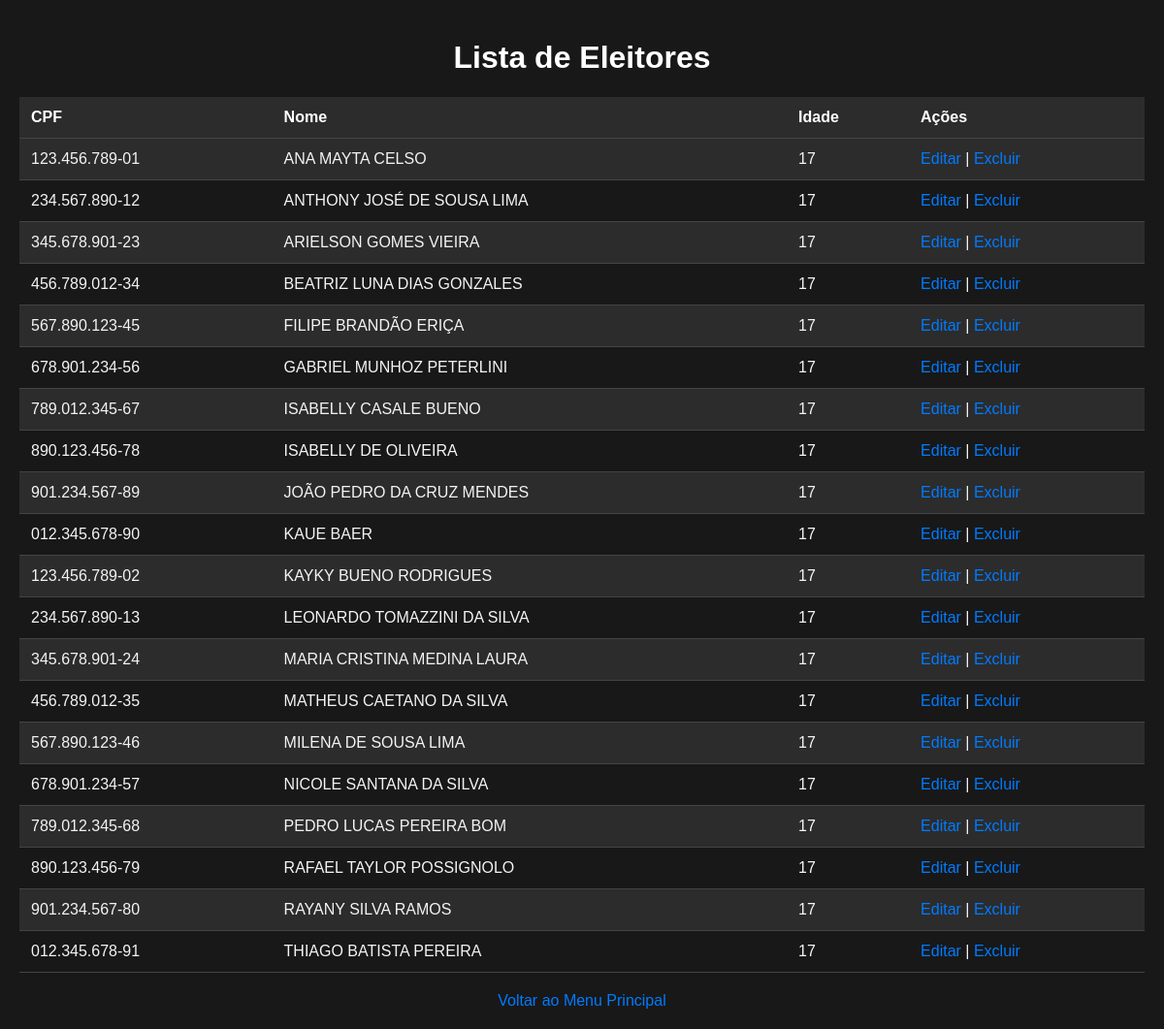
/cadastro/eleitor/tabela_eleitor.php, run on the app's committed database.
### tables this page shows
CREATE TABLE IF NOT EXISTS `eleitor` (
  `id_eleitor` int NOT NULL AUTO_INCREMENT,
  `cpf_eleitor` varchar(30) NOT NULL,
  `nome_eleitor` varchar(50) NOT NULL,
  `idade_eleitor` varchar(3) NOT NULL,
  PRIMARY KEY (`id_eleitor`)
);

### cadastro/eleitor/tabela_eleitor.php (the view, shortened to what this page needs)
<?php
include "C:\wamp64\www\urna\conecta_banco.php";
$query = "SELECT * FROM eleitor";
$result = mysqli_query($conexao, $query);
?>
<!DOCTYPE html>
<html lang="pt-br">
<head>
</head>
<body>
    <h1>Lista de Eleitores</h1>
    <table>
        <tr>
            <th>CPF</th>
            <th>Nome</th>
            <th>Idade</th>
            <th>Ações</th>
        </tr>
        <?php while ($row = mysqli_fetch_assoc($result)): ?>
        <tr>
            <td><?php echo htmlspecialchars($row['cpf_eleitor']); ?></td>
            <td><?php echo htmlspecialchars($row['nome_eleitor']); ?></td>
            <td><?php echo htmlspecialchars($row['idade_eleitor']); ?></td>
            <td>
                <a href="editare.php?cpf=<?php echo urlencode($row['cpf_eleitor']); ?>">Editar</a> |
                <a href="excluire.php?cpf=<?php echo urlencode($row['cpf_eleitor']); ?>" onclick="return confirm('Tem certeza que deseja excluir este eleitor?');">Excluir</a>
            </td>
        </tr>
        <?php endwhile; ?>
    </table>
    <a href="/urna/opcoes/index.php" class="back-link">Voltar ao Menu Principal</a>
</body>
</html>

### cadastro/eleitor/tabela_eleitor.php (style rules this page uses)
body { font-family: Arial, sans-serif; background-color: #181818; color: #f4f4f4; margin: 0; padding: 20px; }
h1 { text-align: center; color: #ffffff; }
table { width: 100%; border-collapse: collapse; margin-top: 20px; }
th, td { padding: 12px; text-align: left; border-bottom: 1px solid #444; }
th { background-color: #2c2c2c; color: #ffffff; }
tr:nth-child(even) { background-color: #2c2c2c; }
a { color: #007BFF; text-decoration: none; }
.back-link { display: block; margin-top: 20px; text-align: center; color: #007BFF; }

### data on the page
eleitor: cpf_eleitor "123.456.789-01", nome_eleitor "ANA MAYTA CELSO", idade_eleitor "17"
eleitor: cpf_eleitor "234.567.890-12", nome_eleitor "ANTHONY JOSÉ DE SOUSA LIMA", idade_eleitor "17"
eleitor: cpf_eleitor "345.678.901-23", nome_eleitor "ARIELSON GOMES VIEIRA", idade_eleitor "17"
eleitor: cpf_eleitor "456.789.012-34", nome_eleitor "BEATRIZ LUNA DIAS GONZALES", idade_eleitor "17"
eleitor: cpf_eleitor "567.890.123-45", nome_eleitor "FILIPE BRANDÃO ERIÇA", idade_eleitor "17"
eleitor: cpf_eleitor "678.901.234-56", nome_eleitor "GABRIEL MUNHOZ PETERLINI", idade_eleitor "17"
eleitor: cpf_eleitor "789.012.345-67", nome_eleitor "ISABELLY CASALE BUENO", idade_eleitor "17"
eleitor: cpf_eleitor "890.123.456-78", nome_eleitor "ISABELLY DE OLIVEIRA", idade_eleitor "17"
eleitor: cpf_eleitor "901.234.567-89", nome_eleitor "JOÃO PEDRO DA CRUZ MENDES", idade_eleitor "17"
eleitor: cpf_eleitor "012.345.678-90", nome_eleitor "KAUE BAER", idade_eleitor "17"
eleitor: cpf_eleitor "123.456.789-02", nome_eleitor "KAYKY BUENO RODRIGUES", idade_eleitor "17"
eleitor: cpf_eleitor "234.567.890-13", nome_eleitor "LEONARDO TOMAZZINI DA SILVA", idade_eleitor "17"
eleitor: cpf_eleitor "345.678.901-24", nome_eleitor "MARIA CRISTINA MEDINA LAURA", idade_eleitor "17"
eleitor: cpf_eleitor "456.789.012-35", nome_eleitor "MATHEUS CAETANO DA SILVA", idade_eleitor "17"
eleitor: cpf_eleitor "567.890.123-46", nome_eleitor "MILENA DE SOUSA LIMA", idade_eleitor "17"
eleitor: cpf_eleitor "678.901.234-57", nome_eleitor "NICOLE SANTANA DA SILVA", idade_eleitor "17"
eleitor: cpf_eleitor "789.012.345-68", nome_eleitor "PEDRO LUCAS PEREIRA BOM", idade_eleitor "17"
eleitor: cpf_eleitor "890.123.456-79", nome_eleitor "RAFAEL TAYLOR POSSIGNOLO", idade_eleitor "17"
eleitor: cpf_eleitor "901.234.567-80", nome_eleitor "RAYANY SILVA RAMOS", idade_eleitor "17"
eleitor: cpf_eleitor "012.345.678-91", nome_eleitor "THIAGO BATISTA PEREIRA", idade_eleitor "17"
